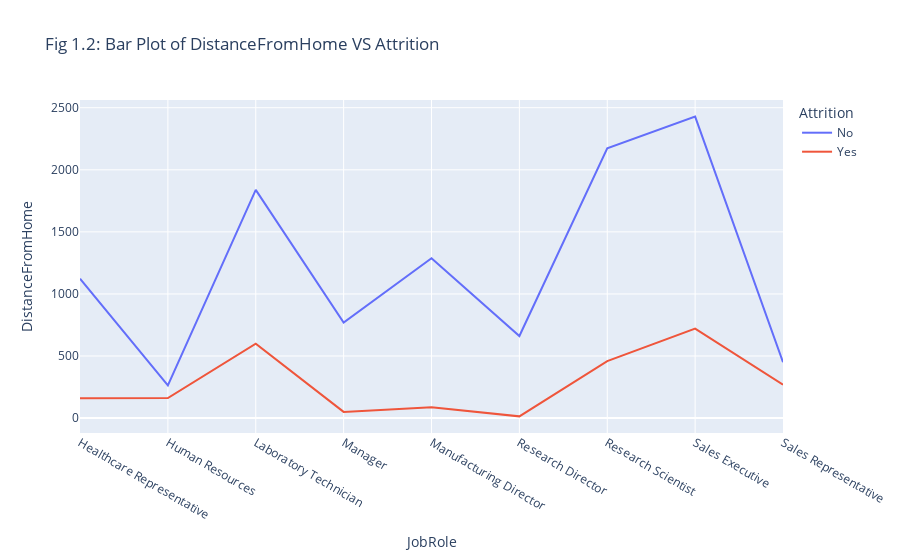

The cell this chart's notebook holds for it:
### Markdown cell above
### Fig 1.2 below like Fig 1.1, DistanceFromHome did not contribute to attrition
### Job role also did not contribute to attrition

### Code cell
fig=px.line(attrition_distanceFromHome,x='JobRole',y='DistanceFromHome',color='Attrition',title='Fig 1.2: Bar Plot of DistanceFromHome VS Attrition')
fig.show()

### Figure 1 — Plotly figure (JSON) as saved in the notebook; plotly's stock layout.template omitted (floating-point values rounded to 4 significant figures)
{"data": [{"hovertemplate": "Attrition=No<br>JobRole=%{x}<br>DistanceFromHome=%{y}<extra></extra>", "legendgroup": "No", "line": {"color": "#636efa", "dash": "solid"}, "mode": "lines", "name": "No", "orientation": "v", "showlegend": true, "type": "scatter", "x": ["Healthcare Representative", "Human Resources", "Laboratory Technician", "Manager", "Manufacturing Director", "Research Director", "Research Scientist", "Sales Executive", "Sales Representative"], "xaxis": "x", "y": [1123, 264, 1838, 769, 1287, 661, 2173, 2428, 450], "yaxis": "y"}, {"hovertemplate": "Attrition=Yes<br>JobRole=%{x}<br>DistanceFromHome=%{y}<extra></extra>", "legendgroup": "Yes", "line": {"color": "#EF553B", "dash": "solid"}, "mode": "lines", "name": "Yes", "orientation": "v", "showlegend": true, "type": "scatter", "x": ["Healthcare Representative", "Human Resources", "Laboratory Technician", "Manager", "Manufacturing Director", "Research Director", "Research Scientist", "Sales Executive", "Sales Representative"], "xaxis": "x", "y": [159, 161, 599, 50, 88, 14, 459, 721, 269], "yaxis": "y"}], "layout": {"legend": {"title": {"text": "Attrition"}, "tracegroupgap": 0}, "title": {"text": "Fig 1.2: Bar Plot of DistanceFromHome VS Attrition"}, "xaxis": {"anchor": "y", "domain": [0, 1], "title": {"text": "JobRole"}}, "yaxis": {"anchor": "x", "domain": [0, 1], "title": {"text": "DistanceFromHome"}}}}
